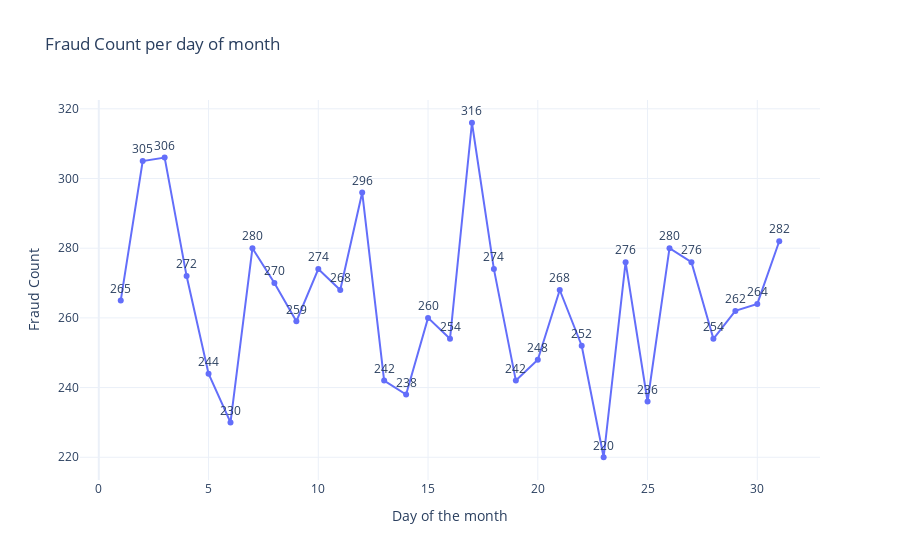

The cell this chart's notebook holds for it:
### Markdown cell above
## Analyzing fraud by day

### Code cell
fraud_by_day = df.groupby('day_of_month')['isFraud'].sum().reset_index()

fig = px.line(
    fraud_by_day,x = 'day_of_month',y = 'isFraud', markers = True, text = 'isFraud' , title = 'Fraud Count per day of month' )

fig.update_traces(textposition = 'top center')

fig.update_layout(xaxis_title = 'Day of the month', yaxis_title = 'Fraud Count', template = 'plotly_white')

fig.show()

### Figure 1 — Plotly figure (JSON) as saved in the notebook; plotly's stock layout.template omitted (floating-point values rounded to 4 significant figures)
{"data": [{"hovertemplate": "day_of_month=%{x}<br>isFraud=%{text}<extra></extra>", "legendgroup": "", "line": {"color": "#636efa", "dash": "solid"}, "marker": {"symbol": "circle"}, "mode": "lines+markers+text", "name": "", "orientation": "v", "showlegend": false, "text": [265, 305, 306, 272, 244, 230, 280, 270, 259, 274, 268, 296, 242, 238, 260, 254, 316, 274, 242, 248, 268, 252, 220, 276, 236, 280, 276, 254, 262, 264, 282], "textposition": "top center", "type": "scatter", "x": [1, 2, 3, 4, 5, 6, 7, 8, 9, 10, 11, 12, 13, 14, 15, 16, 17, 18, 19, 20, 21, 22, 23, 24, 25, 26, 27, 28, 29, 30, 31], "xaxis": "x", "y": [265, 305, 306, 272, 244, 230, 280, 270, 259, 274, 268, 296, 242, 238, 260, 254, 316, 274, 242, 248, 268, 252, 220, 276, 236, 280, 276, 254, 262, 264, 282], "yaxis": "y"}], "layout": {"legend": {"tracegroupgap": 0}, "title": {"text": "Fraud Count per day of month"}, "xaxis": {"anchor": "y", "domain": [0, 1], "title": {"text": "Day of the month"}}, "yaxis": {"anchor": "x", "domain": [0, 1], "title": {"text": "Fraud Count"}}}}
